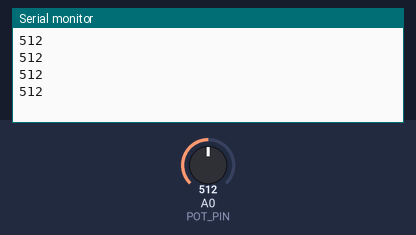
Simulated run of this sketch. Board: Arduino Uno, built with avr-gcc and run on an emulated ATmega328P. Shown: the last lines printed to the serial monitor. The inputs (shaded band) are chosen by the test bench; at power-on: A0 (POT_PIN) = 512.

Above: at 1.2 s.
1.3 s: A0 (POT_PIN) set to 716
At 1.71 s:
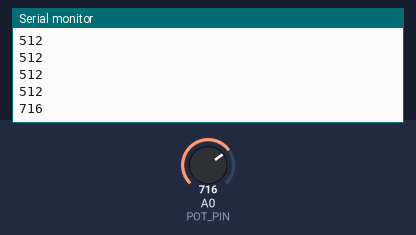
2.8 s: A0 (POT_PIN) set to 900
At 2.91 s:
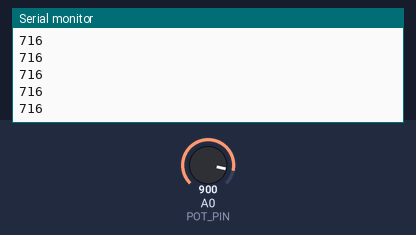
Timing chart, 0 to 5.8 s (numbered marks = the images above; inputs shaded):
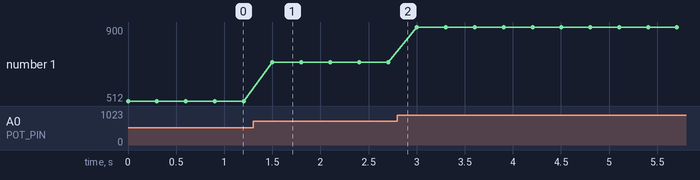

Measured:
- after the input at 1.3 s, the serial monitor: prints a new line after 0.20 s (image 1)
- plotted number 1: 512 → 716 after the input at 1.3 s, 716 → 900 after the input at 2.8 s

The sketch:

sketch.ino
```cpp
#define POT_PIN A0
void setup() {
  Serial.begin(9600);
}

void loop() {
  int pot_value = analogRead(POT_PIN);
  Serial.println(pot_value);
  delay(300);
}
```
